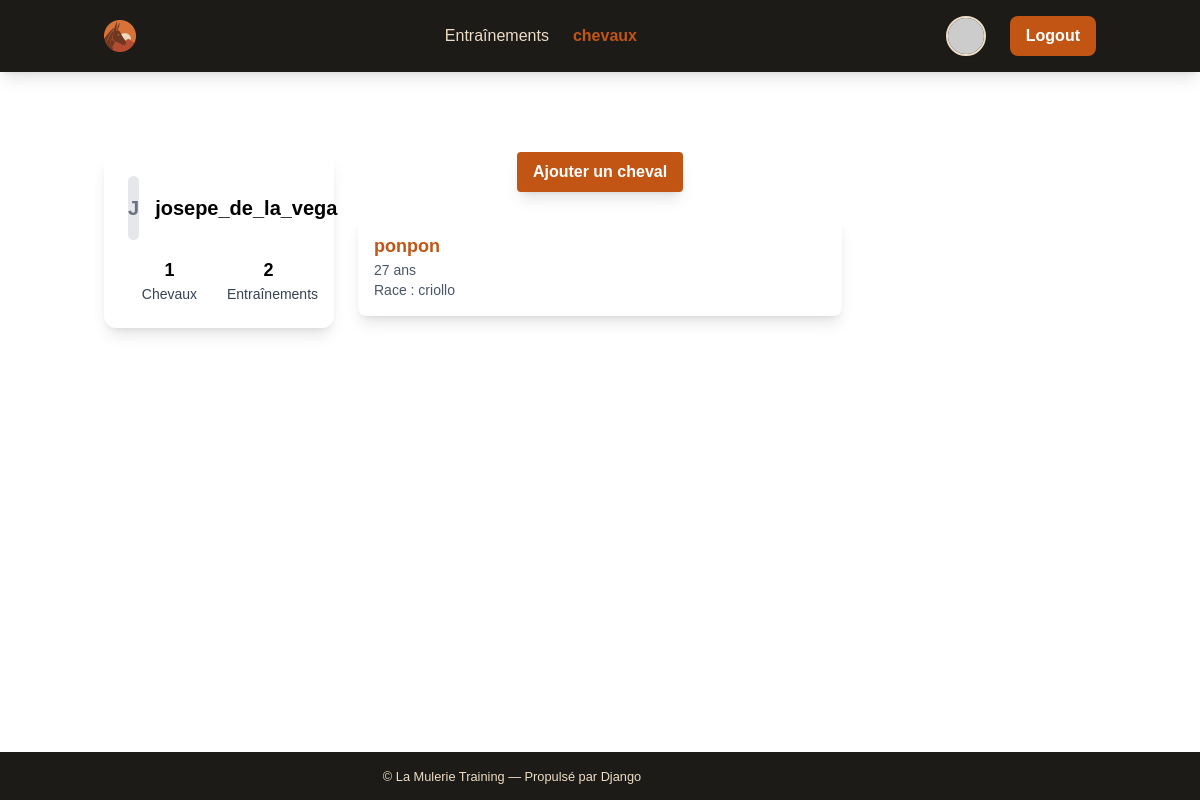
The page /cheval/home (signed in) on the database its author committed.
### training/models.py (models this page shows, shortened)
class Horse(models.Model):
    nom = models.CharField(max_length=100)
    race = models.CharField(max_length=100)
    birth_date = models.DateField(default=django.utils.timezone.now)
    proprietaire = models.ForeignKey(
        settings.AUTH_USER_MODEL,
        on_delete=models.CASCADE,
        related_name='chevaux',
        null=True,  # Pour migration initiale, à rendre obligatoire ensuite
        blank=True
    )
    @property
    def age(self):
        if self.birth_date:
            today = date.today()
            return (
                today.year - self.birth_date.year
                - ((today.month, today.day) < (self.birth_date.month, self.birth_date.day))
            )
        return None

### training/views.py (the view)
# urls.py: path('cheval/home', views.home_horses, name='home_horses'),
@login_required
def home_horses(request):
    horses = Horse.objects.filter(proprietaire=request.user)
    return render(request, "training/home_horses.html", {"horses": horses})

### training/templates/training/home_horses.html (shortened to what this page needs)
{% extends 'la_mulerie_training/base.html' %}
{% block content %}
<div class="container mx-auto mt-8">
    <div class="grid grid-cols-12 gap-6">
        <div class="col-span-12 md:col-span-3">
            {% include 'la_mulerie_training/components/user_card.html' with user=user  %}
        </div>
        <div class="col-span-12 md:col-span-6">
            <div class="  flex justify-center mb-6">
                <a href="{% url 'horse_add' %}" class="px-4 py-2 bg-orange  shadow-lg text-white font-semibold rounded hover:bg-terre">
                Ajouter un cheval
                </a>
            </div>
            <div class="space-y-4">
                {% for horse in horses %}
                    {% include 'training/components/horse_card.html' with session=session %}
                {% empty %}
                    <p class="text-center text-gray-700">Aucun cheval enregistré.</p>
                {% endfor %}
            </div>
        </div>
        <div class="col-span-12 md:col-span-3">
        </div>
    </div>
</div>
{% endblock %}

### la_mulerie_training/templates/la_mulerie_training/components/user_card.html (shortened to what this page needs)
<div class="bg-white rounded-xl shadow-lg p-6 text-black">
    <div class="flex items-center space-x-4 mb-4">
        {% if user.profile.avatar %}
            <img src="{{ user.profile.avatar.url }}" alt="{{ user.username }}" class="w-16 h-16 rounded-full object-cover border border-gray-300">
        {% else %}
            <div class="w-16 h-16 rounded-full bg-gray-200 flex items-center justify-center text-gray-500 text-xl font-bold">
                {{ user.username|slice:":1"|upper }}
            </div>
        {% endif %}
        <div>
            <h2 class="text-xl font-bold">{{ user.username }}</h2>
        </div>
    </div>
    <div class="grid grid-cols-2 gap-4 text-center">
        <div>
            <div class="font-bold text-lg">{{ user.chevaux.count }}</div>
            <div class="text-sm text-gray-700">Chevaux</div>
        </div>
        <div>
            <div class="font-bold text-lg">{{ user.sessions.count }}</div>
            <div class="text-sm text-gray-700">Entraînements</div>
        </div>
    </div>
</div>

### training/templates/training/components/horse_card.html (shortened to what this page needs)
<div class="bg-white shadow-lg rounded-lg p-4 flex items-center justify-between">
    <div>
        <h3 class="text-lg font-bold text-gray-900">
            <a href="{% url 'horse_detail' horse.pk %}" class="link-primary">
                {{ horse.nom }}
            </a>
        </h3>
        {% if horse.birth_date %}
            <p class="text-sm text-gray-600">{{ horse.age }} ans </p>
        {% endif %}
        {% if horse.race %}
            <p class="text-sm text-gray-600">Race : {{ horse.race }}</p>
        {% endif %}
    </div>
</div>

### rows shown on the page
Horse: nom "ponpon", age "27", race "criollo"

### other values the page prints
{{ user.username|slice:":1"|upper }} "J"
{{ user.username }} "josepe_de_la_vega"
{{ user.chevaux.count }} "1"
{{ user.sessions.count }} "2"
